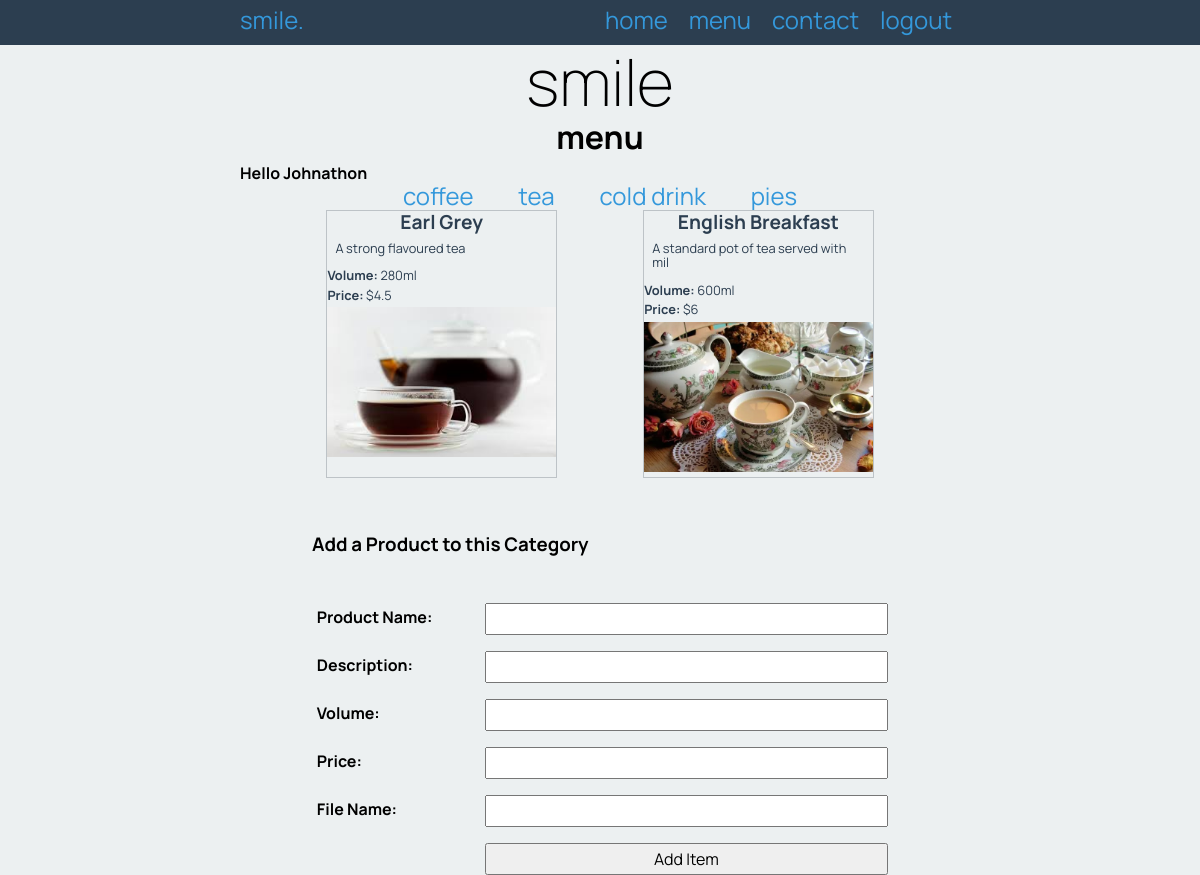
/menu/2 (signed in), run on the app's committed database.
### tables this page shows
CREATE TABLE "category" (
	"id"	INTEGER,
	"name"	varchar(30),
	PRIMARY KEY("id" AUTOINCREMENT)
);

CREATE TABLE "product" (
	"id"	INTEGER,
	"name"	varchar(30),
	"description"	varchar(300),
	"volume"	char(6),
	"filename"	varchar(30),
	"price"	decimal(5, 2),
	"cat_id"	INTEGER,
	PRIMARY KEY("id" AUTOINCREMENT)
);

### app.py (the view, shortened to what this page needs)
@app.route('/menu/<cat_id>', methods=["GET", "POST"])
def render_menu_page(cat_id):
    query = "SELECT name, description, volume, price, filename FROM product WHERE cat_id = ? ORDER BY name"
    conn = create_connection(DATABASE)
    cur = conn.cursor()
    cur.execute(query, (cat_id, ))
    coffees = cur.fetchall()
    cat_query = "SELECT * FROM category"
    cur.execute(cat_query)
    categories = cur.fetchall()
    conn.close()
    return render_template('menu.html', drinks=coffees, categories=categories, cat_id=cat_id, logged_in=is_logged_in())

### app.py (called while the page is built)
def create_connection(db_file):
    try:
        connection = sqlite3.connect(db_file)
        return connection
    except sqlite3.Error as e:
        print(e)
    return None

def is_logged_in():
    if session.get("user_name") is None:
        print("Not logged in")
        return False
    else:
        print("Logged in")
        return True

### templates/menu.html (shortened to what this page needs)
{% extends "base.html" %}
{% block pageheading %}menu{% endblock %}
{% block main %}
<div class="categories">
    <ul>
        {% for category in categories %}
        <li>
            <a href="/menu/{{ category[0] }}">{{ category[1] }}</a>
        </li>
        {% endfor %}
    </ul>
</div>
<div class="products">
    {% for drink in drinks %}
    <div class="product-box">
        <h3>{{ drink[0] }}</h3>
        <p class="product-box-info">{{ drink[1] }}</p>
        <p><strong>Volume: </strong>{{ drink[2] }}</p>
        <p><strong>Price: </strong>${{ drink[3] }}</p>
        <p class="product-box-image"><img src="/static/images/{{ drink[4] }}.jpg" /></p>
    </div>
    {% endfor %}
</div>
{% if logged_in %}
<form class="myform" action="/menu/{{ cat_id }}" method="post">
    <h3>Add a Product to this Category</h3>
    <div class="form-group">
        <div class="form-label">
            <label for="name">
                Product Name:
            </label>
        </div>
        <div class="form-element"><input type="text" id="name" name="name" /></div>
    </div>
    <div class="form-group">
        <div class="form-label">
            <label for="description">
                Description:
            </label>
        </div>
        <div class="form-element"><input type="text" id="description" name="description" /></div>
    </div>
    <div class="form-group">
        <div class="form-label">
            <label for="volume">
                Volume:
            </label>
        </div>
        <div class="form-element"><input type="text" id="volume" name="volume" /></div>
    </div>
    <div class="form-group">
        <div class="form-label">
            <label for="price">
                Price:
            </label>
        </div>
        <div class="form-element"><input type="number" step="0.01" min="0.1" max="30" id="price" name="price" /></div>
    </div>
    <div class="form-group">
        <div class="form-label">
            <label for="filename">
                File Name:
            </label>
        </div>
        <div class="form-element"><input type="text" id="filename" name="filename" /></div>
    </div>
    <div class="form-group">
        <div class="form-label"> </div>
        <div class="form-element">
            <input type="submit" value="Add Item" />
        </div>
    </div>
</form>
{% endif %}
{% endblock %}

### static/style.css (style rules this page uses)
* { font-family: 'Manrope', sans-serif; padding: 0; margin: 0; box-sizing: border-box; }
body { background-color: rgba(236, 240, 241, 1.0); }
img { max-width: 100%; }
a, a:visited { color: rgba(52, 152, 219, 1.0); text-decoration: none; }
.categories ul { list-style-type: none; text-align: center; }
.categories ul li { display: inline; margin: 0 20px; font-size: 1.5em; }
.products { display: flex; flex-wrap: wrap; justify-content: space-evenly; }
.product-box { width: 32%; border: 1px solid rgba(189, 195, 199, 1.0); color: rgba(44, 62, 80, 1.0); margin-bottom: 0.5rem; }
.product-box-image { height: 150px; overflow: hidden; }
.product-box-info { padding: 0.5rem; }
.product-box h3 { font-size: 1.2rem; text-align: center; }
.product-box p { font-size: 0.8rem; margin-bottom: 0.3rem; }
.myform { width: 80%; margin: auto; padding-top: 3rem; }
.form-group { padding-top: 3rem; }
.form-label { width: 30%; float: left; padding: 0.3rem; font-weight: bold; }
.form-element { width: 70%; float: left; }
.form-group input { padding: 0.3rem; width: 100%; }

### data on the page
category: name "coffee"
category: name "tea"
category: name "cold drink"
category: name "pies"
product: name "Earl Grey", description "A strong flavoured tea", volume "280ml", price "4.5", filename (picture)
product: name "English Breakfast", description "A standard pot of tea served with mil", volume "600ml", price "6", filename (picture)

### other printed values
{{ session.first_name }} "Johnathon"
